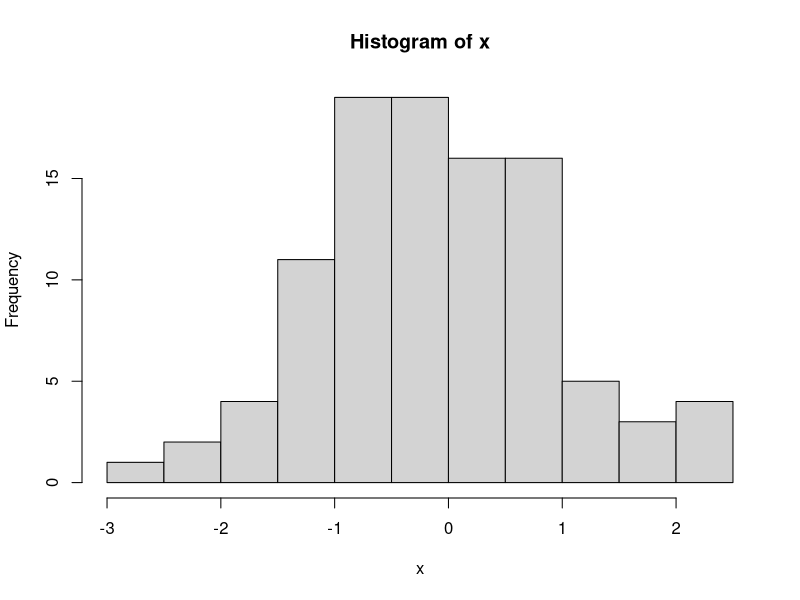
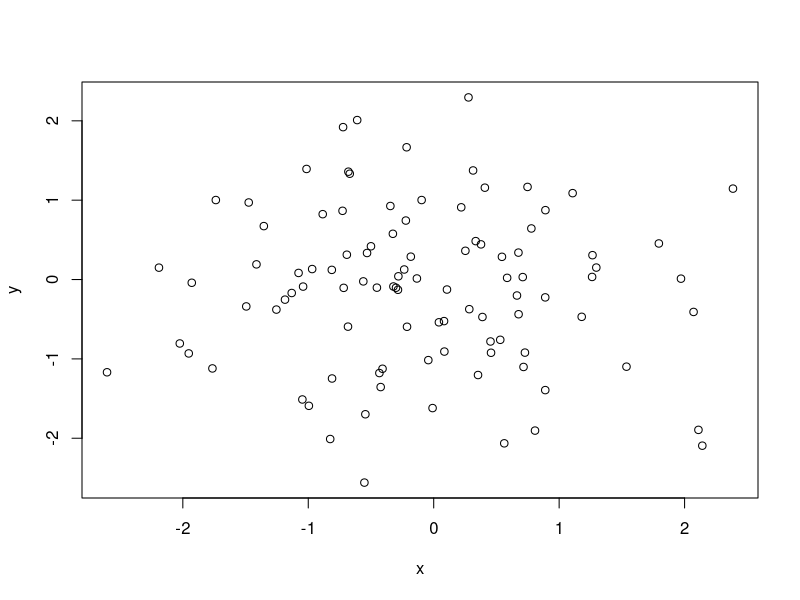
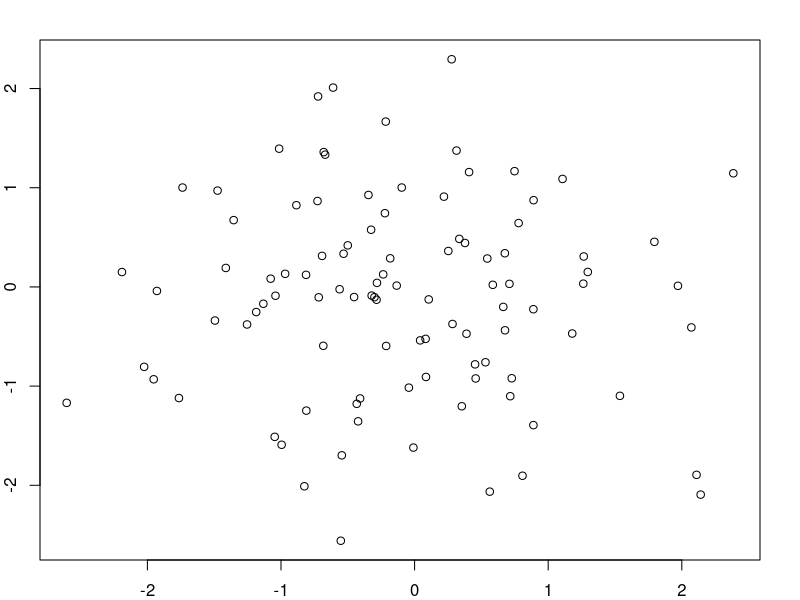
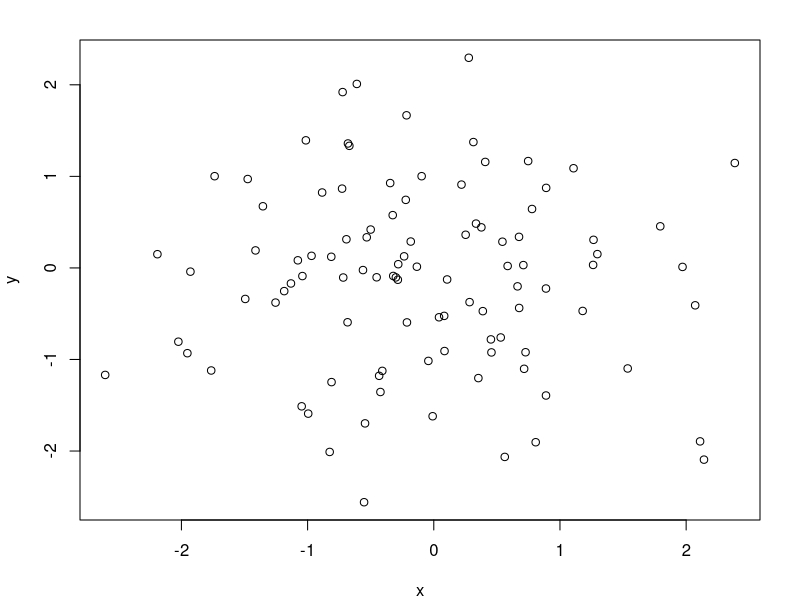
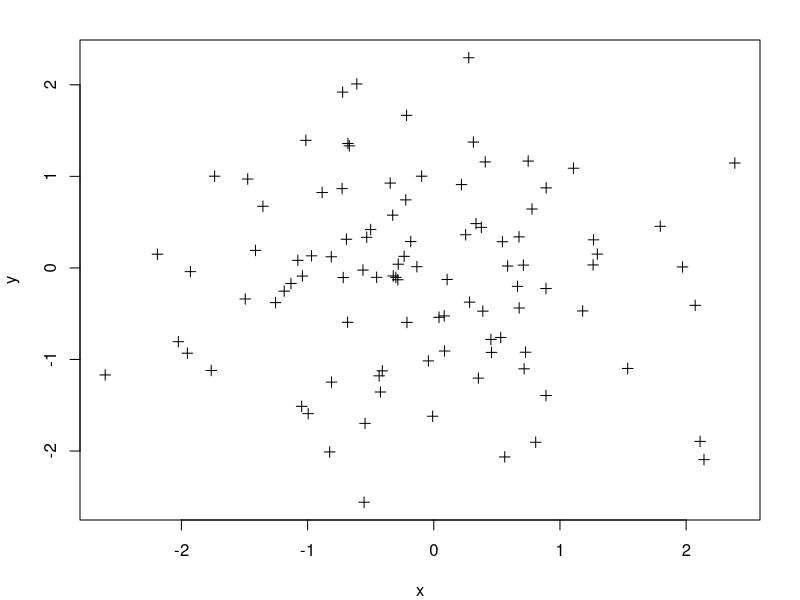
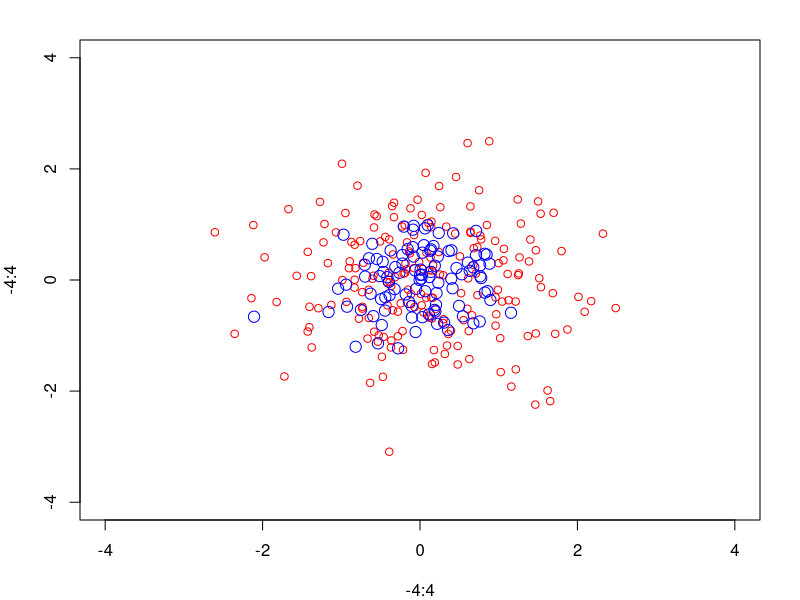
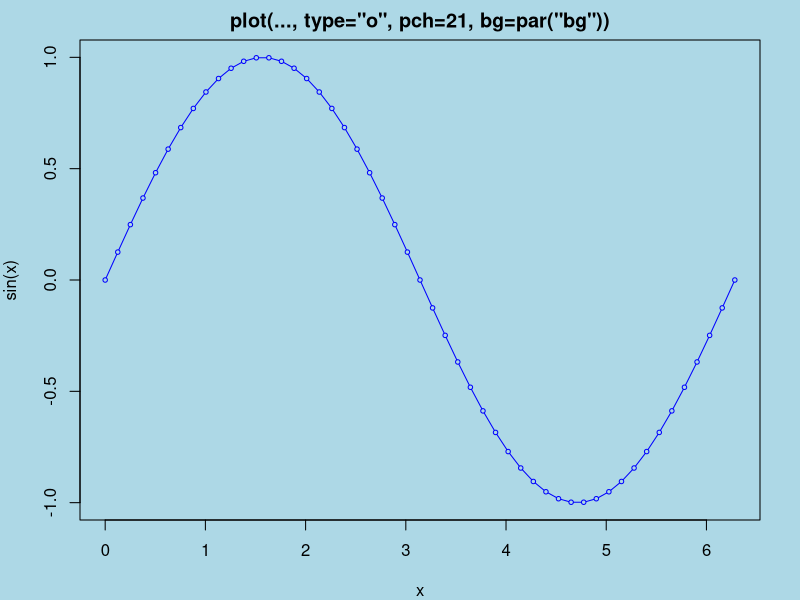
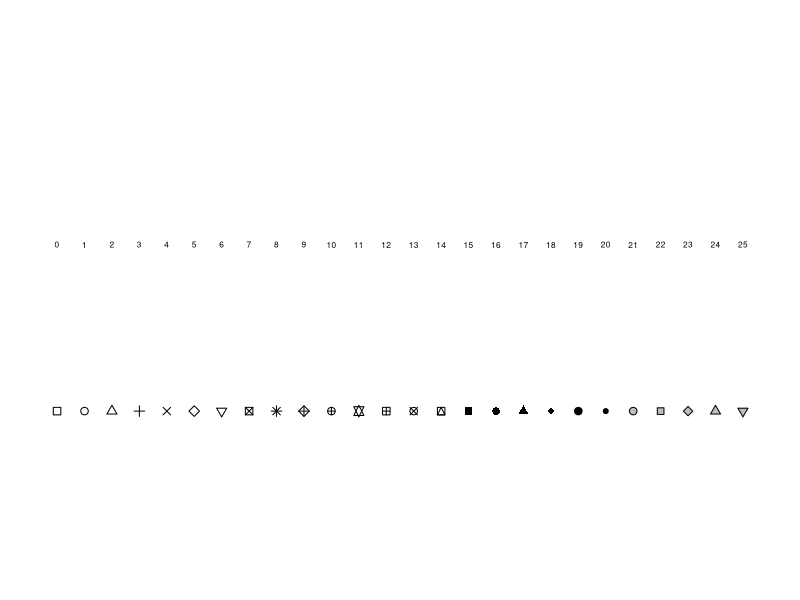

Generate these figures, in order, with R:
x <- rnorm(100)
hist(x)
y <- rnorm(100)
plot(x, y)
par(mar = c(2, 2, 2, 2))
plot(x, y)
par(mar = c(4, 4, 2, 2))
plot(x, y)
plot(x, y, pch = 3)
example(points)

plot(x, y, pch = 20)
title('scatterplot')
text(-2, -2, 'label')
legend('topleft', legend = 'data', pch = 20)
fit <- lm(y ~ x)
abline(fit)
abline(fit, lwd = 3)
abline(fit, lwd = 3, col = 'blue')

plot(x, y, xlab = 'weight', ylab = 'height', main = 'scatterplot', pch = 20)
legend('topright', legend = 'Data', pch = 20)
fit <- lm(y ~ x)
abline(fit, lwd = 3, col = 'red')

# multiple plots
z <- rpois(100, 2)
par(mfrow = c(2, 1))
plot(x, y, pch = 20)
plot(x, z, pch = 19)
par('mar')
par(mar = c(2, 2, 1, 1))
plot(x, y, pch = 20)
plot(x, z, pch = 19)
par(mfrow = c(1, 2))
plot(x, y, pch = 20)
plot(x, z, pch = 19)
par(mar = c(4, 4, 2, 2))
plot(x, y, pch = 20)
plot(x, z, pch = 19)
par(mfrow = c(2, 2))
plot(x, y)
plot(x, z)
plot(z, x)
plot(y, x)
par(mfcol = c(2, 2))
plot(x, y)
plot(x, z)
plot(z, x)
plot(y, x)

par(mfrow = c(1, 1))
x <- rnorm(100)
y <- x + rnorm(100)
g <- gl(2, 50)
g <- gl(2, 50, labels = c("male", "female"))
str(g)
plot(x, y)
plot(x, y, type = 'n')
points(x[g == "male"], y[g == 'male'], col = 'green')
points(x[g == "female"], y[g == 'female'], col = 'red', pch = 19)
